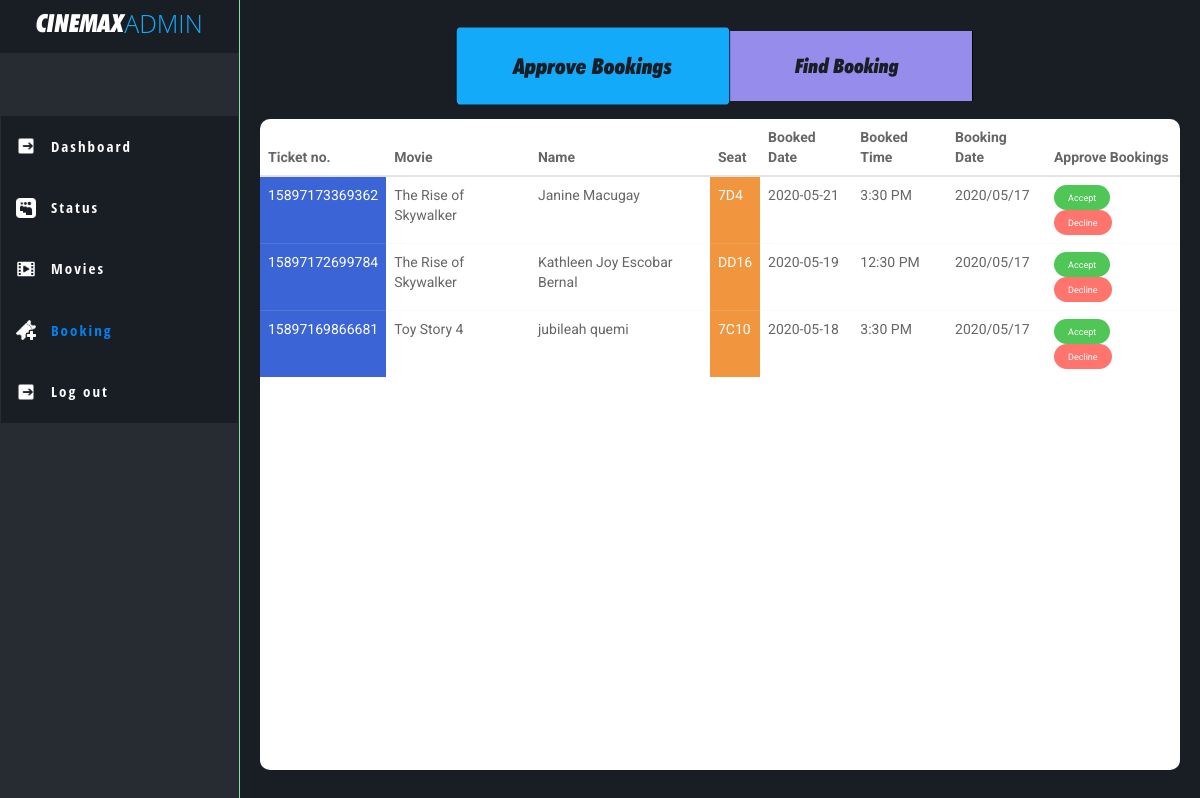
Page /admin/bookings.php on the committed database.
### tables this page shows
CREATE TABLE `bookings` (
  `id` int(11) NOT NULL,
  `title` varchar(255) NOT NULL,
  `ticket_number` varchar(255) NOT NULL,
  `name` varchar(255) NOT NULL,
  `seat` varchar(255) NOT NULL,
  `email` varchar(255) NOT NULL,
  `number` varchar(255) NOT NULL,
  `date` varchar(255) NOT NULL,
  `time` varchar(255) NOT NULL,
  `date_book` varchar(255) NOT NULL,
  `booking_status` varchar(255) NOT NULL
);

### admin/bookings.php (the view, shortened to what this page needs)
<?php
  $servername = "localhost";
  $username = "root";
  $password = "";
  $db_name = "cinemax";
  $conn = mysqli_connect($servername,$username,$password);
  mysqli_select_db($conn, $db_name);
?>
<!DOCTYPE html>
<html data-wf-page="5eaa311216b9f07154204070" data-wf-site="5eaa311216b9f050fa20406b">
<head>
  <link href="css/normalize.css" rel="stylesheet" type="text/css">
  <link href="css/webflow.css" rel="stylesheet" type="text/css">
  <link href="css/try-6b7020-b8b88554ecad43-10045637b9369.webflow.css" rel="stylesheet" type="text/css">
  <link href="https://cdnjs.cloudflare.com/ajax/libs/twitter-bootstrap/3.4.1/css/bootstrap.min.css" rel="stylesheet" />
  <link href="assets/css/fresh-bootstrap-table.css" rel="stylesheet" />
  <link href="https://use.fontawesome.com/releases/v5.6.3/css/all.css" rel="stylesheet">
</head>
<body>
  <div class="section-3">
    <div class="div-nav">
      <div class="div-logo">
        <h1 class="heading-7">CINEMAX</h1>
        <h1 class="heading-8">ADMIN</h1>
      </div>
      <div class="nav-div">
        <div data-collapse="medium" data-animation="default" data-duration="400" class="navbar w-nav">
          <div class="container w-container">
            <nav role="navigation" class="nav-menu w-nav-menu">
              <a href="dashboard.php" class="nav-link dashboard w-nav-link">Dashboard</a>
              <a href="status.php" class="nav-link status w-nav-link">Status</a>
              <a href="movies.php" class="nav-link movies w-nav-link">Movies</a>
              <a href="bookings.php" aria-current="page" class="nav-link booking w-nav-link w--current">Booking</a>
            </nav>
            <a href="index.php" class="nav-link logout w-nav-link">Log out</a></div>
        </div>
      </div>
    </div>
    <div class="content-wrapper">
      <div class="div-block-23">
        <div data-duration-in="300" data-duration-out="100" class="tabs w-tabs">
          <div class="tabs-menu w-tab-menu">
            <a data-w-tab="Tab 1" class="tablink w-inline-block w-tab-link w--current">
              <div class="text-block-5">Approve Bookings</div>
            </a>
            <a data-w-tab="Tab 2" class="tablink w-inline-block w-tab-link">
              <div class="text-block-5">Find Booking</div>
            </a>
          </div>
          <div class="tabs-content w-tab-content">
            <div data-w-tab="Tab 1" class="tab-pane-tab-1 w-tab-pane w--tab-active">
              <div class="div-block-25">
                <div class="table-for-find">
                  <div class="fresh-table toolbar-color-blue">
  <table id="fresh-table1" class="table">
    <thead>
      <th data-field="ticket">Ticket no.</th>
      <th data-field="title">Movie</th>
      <th data-field="name">Name</th>
      <th data-field="seat">Seat</th>
      <th data-field="date">Booked Date</th>
      <th data-field="time">Booked Time</th>
      <th data-field="bdate">Booking Date</th>
      <th data-field="approve">Approve Bookings</th>
    </thead>
    <tbody>
    <?php
      $movie1table = mysqli_query($conn, "SELECT * FROM bookings WHERE booking_status = '' ORDER BY id DESC;");
      while($rows=mysqli_fetch_assoc($movie1table))
      {
    ?>
      <tr>
        <td class="ticketnumbertb"><?php echo $rows['ticket_number']; ?></td>
        <td><?php echo $rows['title']; ?></td>
        <td><?php echo $rows['name']; ?></td>
        <td class="seattb"><?php echo $rows['seat']; ?></td>
        <td><?php echo $rows['date']; ?></td>
        <td><?php echo $rows['time']; ?></td>
        <td><?php echo $rows['date_book']; ?></td>
        <td>
        <button onclick="accept(this.id)"  type="button" class="btn btn-success" id="<?php echo $rows['ticket_number']; ?>">Accept</button>
        <button onclick="decline(this.id)"  type="button" class="btn btn-danger" id="<?php echo $rows['ticket_number']; ?>">Decline</button>
        </td>
      </tr>
      <?php
      }
      ?>
    </tbody>
  </table>
</div>
                </div>
              </div>
            </div>
          </div>
        </div>
      </div>
    </div>
  </div>
</body>
</html>

### admin/css/webflow.css (style rules this page uses)
* { -webkit-box-sizing: border-box; -moz-box-sizing: border-box; box-sizing: border-box; }
html { height: 100%; }
body { margin: 0; min-height: 100%; background-color: #fff; font-family: Arial, sans-serif; font-size: 14px; line-height: 20px; color: #333; }
.w-inline-block { max-width: 100%; display: inline-block; }
h1, h2, h3, h4, h5, h6 { font-weight: bold; margin-bottom: 10px; }
h1 { font-size: 38px; line-height: 44px; margin-top: 20px; }
button, html input[type="button"], input[type="reset"] { border: 0; cursor: pointer; -webkit-appearance: button; }
.w-container { margin-left: auto; margin-right: auto; max-width: 940px; }
.w-container:before, .w-container:after { content: " "; display: table; grid-column-start: 1; grid-row-start: 1; grid-column-end: 2; grid-row-end: 2; }
.w-container:after { clear: both; }
.w-nav { position: relative; background: #dddddd; z-index: 1000; }
.w-nav:before, .w-nav:after { content: " "; display: table; grid-column-start: 1; grid-row-start: 1; grid-column-end: 2; grid-row-end: 2; }
.w-nav:after { clear: both; }
.w-nav-link { position: relative; width: 100%; display: inline-block; vertical-align: top; text-decoration: none; color: #222222; padding: 20px; text-align: left; margin-left: auto; margin-right: auto; }
.w-nav-link.w--current { color: #0082f3; }
.w-nav-menu { position: relative; float: right; }
.w-tabs { position: relative; }
.w-tabs:before, .w-tabs:after { content: " "; display: table; grid-column-start: 1; grid-row-start: 1; grid-column-end: 2; grid-row-end: 2; }
.w-tabs:after { clear: both; }
.w-tab-menu { position: relative; }
.w-tab-link { position: relative; display: inline-block; vertical-align: top; text-decoration: none; padding: 9px 30px; text-align: left; cursor: pointer; color: #222222; background-color: #dddddd; }
.w-tab-link.w--current { background-color: #C8C8C8; }
.w-tab-content { position: relative; display: block; overflow: hidden; }
.w-tab-pane { position: relative; display: none; }
.w--tab-active { display: block; }

### rows in the picture
bookings: ticket_number "15897173369362", title "The Rise of Skywalker", name "Janine Macugay", seat "7D4", date "2020-05-21", time "3:30 PM", date_book "2020/05/17"
bookings: ticket_number "15897172699784", title "The Rise of Skywalker", name "Kathleen Joy Escobar Bernal", seat "DD16", date "2020-05-19", time "12:30 PM", date_book "2020/05/17"
bookings: ticket_number "15897169866681", title "Toy Story 4", name "jubileah quemi", seat "7C10", date "2020-05-18", time "3:30 PM", date_book "2020/05/17"
